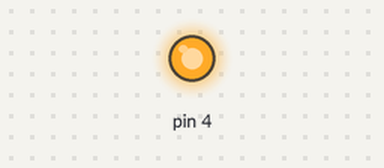
Bench run of a sketch on a simulated Arduino Uno, built with avr-gcc and run on an emulated ATmega328P. Parts: output pins drawn as LEDs (lit = HIGH).

Above: at 1.0 s.
At 3.0 s:
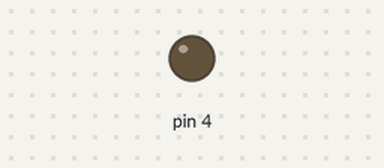
Timing chart, 0 to 5.2 s (numbered marks = the images above):
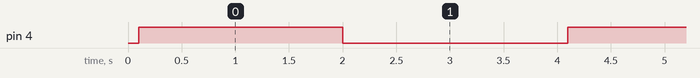

Measured:
- by itself, pin 4: alternates HIGH for 1.9 s and LOW for 2.1 s

The sketch:

silverzero17.ino
```cpp
//타이머 주기를 0.1s로 고정하면서 불이 깜빡이는 주기를 2s로 바꾸기(1)

#include <TimerThree.h>
int LED=0;

void setup() {
  Serial.begin(250000);
  pinMode(4, OUTPUT);
  Timer3.initialize(100000);
  Timer3.attachInterrupt(tim);
}

void loop() {
}

void tim() {
  LED++; // LED=LED+1과 같음
  if (LED<20) {digitalWrite(4, HIGH);}
  else {digitalWrite(4, LOW); if(LED>39) {LED=0;} }
}
```
